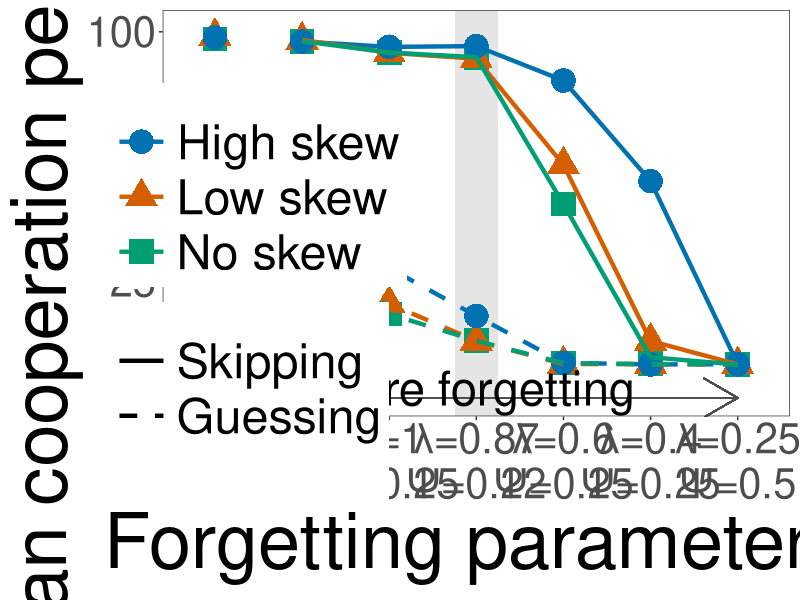
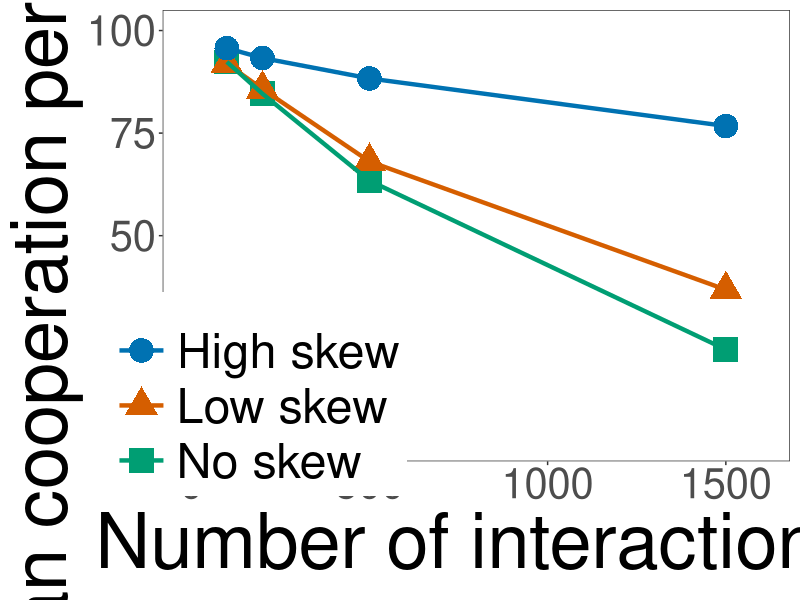
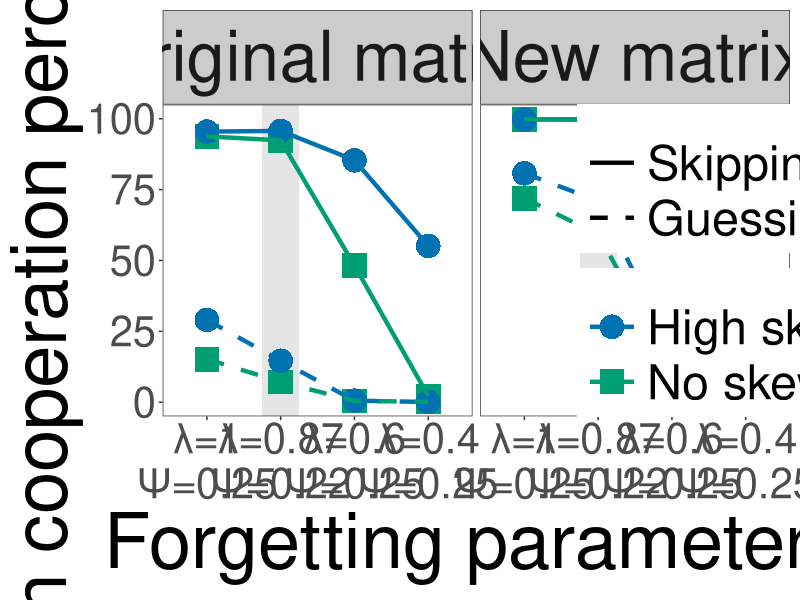
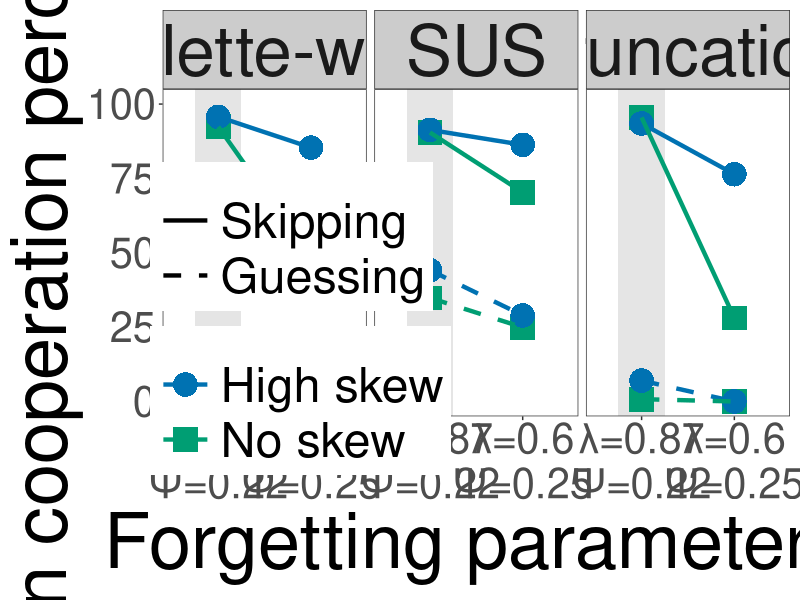
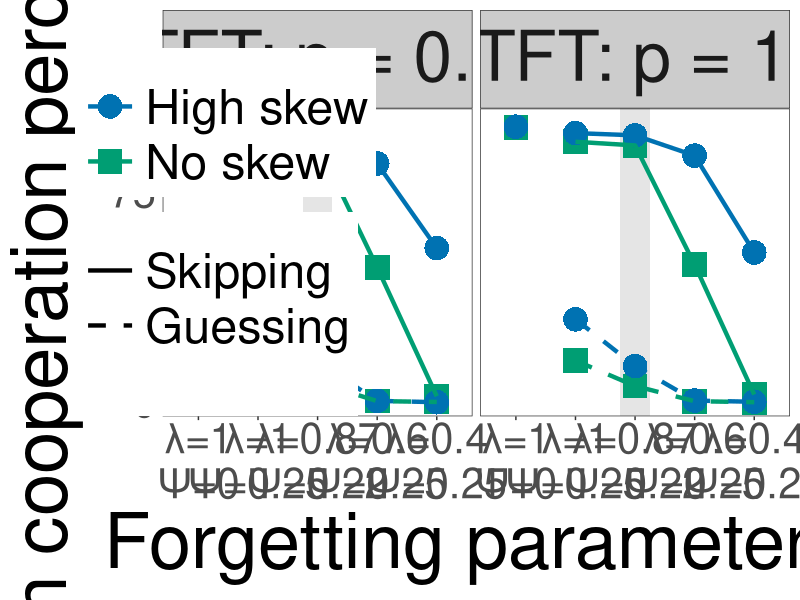
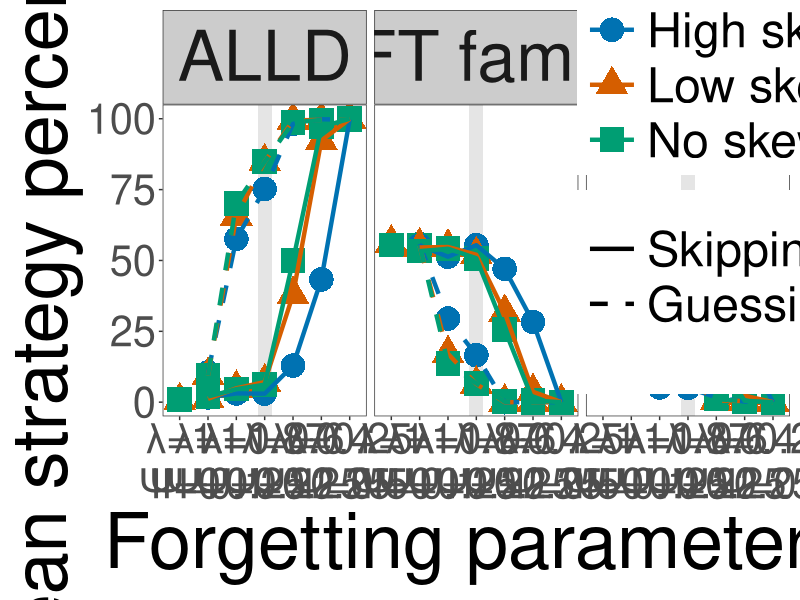
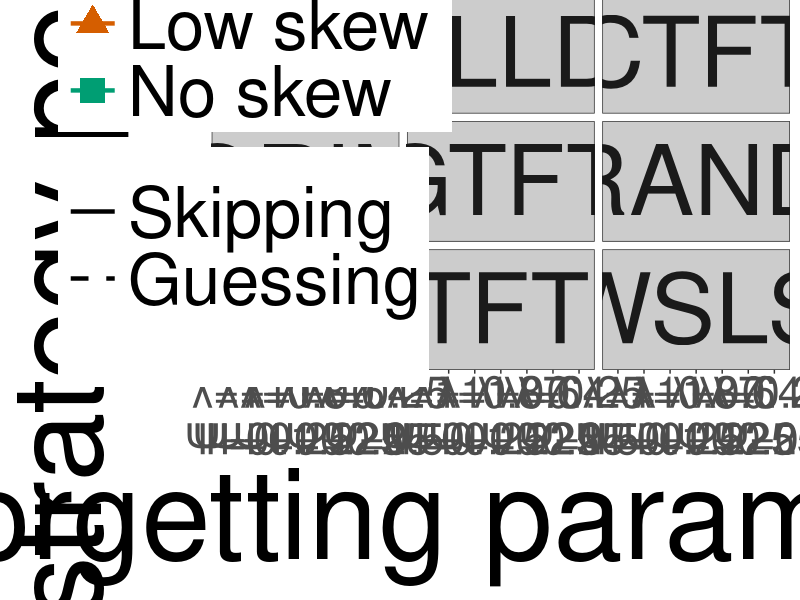
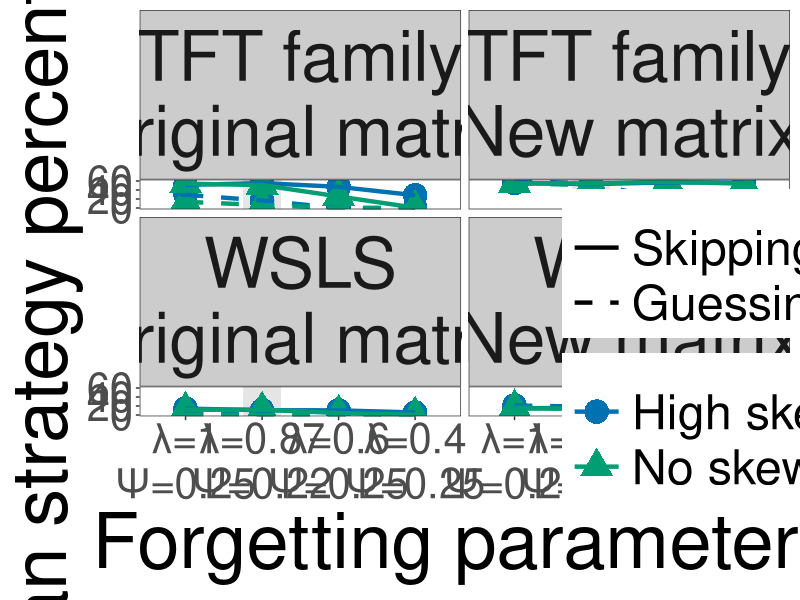

R code for these plots, in order:
###################################################
### stevens_etal_2018_rcode.R
### Created by Jeffrey R. Stevens on 07 Aug 2015 (jeffrey.r.stevens@gmail.com),
###  Current version: 30 May 2018
### Citation: Stevens, Stevens JR, Woike JK, Schooler LJ, Lindner S, Pachur T. 2018 
###   Social contact patterns can buffer costs of forgetting in the evolution of 
###   cooperation. Proceedings of the Royal Society of London: Series B, 20180407. 
###   http://dx.doi.org/10.1098/rspb.2018.0407
### Summary: This script generates plots of memory functions and effects of
###   skew and forgetting on cooperation rates and strategy evolution
### Instructions: Place this file and the data file (stevens_etal_2018_data.csv)
### 	in the same directory. Create a directory called 'figures'.
###   Set the R working directory to the directory with this R script.  
###   At the R command prompt, type
### 	> source("stevens_etal_2018_rcode.R")
### 	This will run the script, adding all of the calculated variables to the
### 	workspace and saving PNG versions of the figures in the figures directory.
### Uses: This script can be reproduced and modified for personal and scientific use.
### Data files:
###  stevens_etal_2018_data--data for agent-based, evolutionary simulation of repeated
###		prisoner's dilemma games
###		measure - describes the type of measure: Cooperation (proportion of interactions
###			with cooperation in last generation), strategies (ALLC, ALLD, etc.: proportion
###			of agents in the population in last generation that play that strategy),
###			Robustness (proportion of interactions with cooperation in the last generation
###			for the additional simultions checking the robustness to interaction number)
###		lambda - starting point parameter for Wickelgren's (1974) forgetting function
###		psi - decay parameter for Wickelgren's (1974) forgetting function
###		memory_error_type - type of memory error (guessing error, skipping error,
###			or perfect memory with no error)
###		skew - degree of skew in the distribution of contact frequency (high, low, no skew)
###		interactions - number of interactions experienced by agents (100, 300, 600, or 1100)
###		mean - mean proportion of cooperation or mean proportion of agents in population
###		sd - standard deviation of proportion of cooperation or proportion of agents in population
###################################################

################
### Clear and define variables, load libraries
################
options(warn = -1)  # disable warnings

suppressPackageStartupMessages(library(car))      # needed for Recode
library(ggplot2)  # needed for plots

col.blind <- c("#0072B2", "#D55E00", "#009E73", "#E69F00", "#F0E442", "#CC79A7", "#56B4E9", "black")   # create vector of color-blind friendly colors for figures

total_interactions <- round(39 * 4500 * 1000 * 250 / 1000000000, 1)	# calculate total number of interactions in simulations (excluding robustness simulations)

################
### Prepare simulation data
################
sim_data <- read.csv("stevens_etal_2018_data.csv") # read in data file
sim_data$percent <- sim_data$mean * 100       # convert proportions to percentages
sim_data$quant_skew <- as.numeric(as.character(sim_data$skew)) # copy skew to numeric quantitative skew column
sim_data$skew <- factor(sim_data$skew, levels = c("No skew", "Low skew", "High skew"))  # reorder skew levels
sim_data$forget_rate <- as.factor(paste(paste("λ=", round(sim_data$lambda, 2), sep = ""), paste("Ψ=", round(sim_data$psi, 2), sep = ""), sep = "\n"))  # create forget_rate column
sim_data$memory_condition <- paste(sim_data$memory_error_type, sim_data$forget_rate, sep = "\n") # create memory_condition column
sim_data$forget_skew <- as.factor(paste(sim_data$memory_error_type, sim_data$skew, sep = ", ")) # create forget_skew column
sim_data$forget_rate <- factor(sim_data$forget_rate, levels = c("λ=1\nΨ=0", "λ=1\nΨ=0.1", "λ=1\nΨ=0.25", "λ=0.87\nΨ=0.22", "λ=0.6\nΨ=0.25", "λ=0.4\nΨ=0.25", "λ=0.25\nΨ=0.5"))  # reorder forget_rate levels
sim_data <- sim_data[order(sim_data$forget_rate), ] # reorder data frame by forget_rate

################
### Create cooperation rate plots
################

########
### Prepare cooperation data
########
coop_data <- subset(sim_data, measure == "Cooperation") # subset cooperation data
coop_data$forget_skew <- factor(coop_data$forget_skew)  # remove unused factor levels
coop_forget <- aggregate(mean ~ memory_error_type, data = coop_data, FUN = "mean")  # calculate mean cooperation rate for each memory eror type (Skipping or guessing)

# Calculate differences in cooperation rates between memory conditions
coop_guessing_min <- 100 - round(coop_data$mean[coop_data$memory_condition == "Guessing\nλ=1\nΨ=0.25" & coop_data$skew == "No skew"] * 100, 0)
coop_guessing_max <- 100 - round(coop_data$mean[coop_data$memory_condition == "Guessing\nλ=1\nΨ=0.25" & coop_data$skew == "High skew"] * 100, 0)
coop_guessing_diff_max <- round((coop_data$mean[coop_data$memory_condition == "Guessing\nλ=1\nΨ=0.25" & coop_data$skew == "High skew"] - coop_data$mean[coop_data$memory_condition == "Guessing\nλ=1\nΨ=0.25" & coop_data$skew == "No skew"]) * 100, 0)
coop_guessing_diff_emp <- round((coop_data$mean[coop_data$memory_condition == "Guessing\nλ=0.87\nΨ=0.22" & coop_data$skew == "High skew"] - coop_data$mean[coop_data$memory_condition == "Guessing\nλ=0.87\nΨ=0.22" & coop_data$skew == "No skew"]) * 100, 0)
coop_skipping_diff_max <- round((coop_data$mean[coop_data$memory_condition == "Skipping\nλ=0.4\nΨ=0.25" & coop_data$skew == "High skew"] - coop_data$mean[coop_data$memory_condition == "Skipping\nλ=0.4\nΨ=0.25" & coop_data$skew == "No skew"]) * 100, 0)
coop_skipping_diff_emp <- round((coop_data$mean[coop_data$memory_condition == "Skipping\nλ=0.87\nΨ=0.22" & coop_data$skew == "High skew"] - coop_data$mean[coop_data$memory_condition == "Skipping\nλ=0.87\nΨ=0.22" & coop_data$skew == "No skew"]) * 100, 0)

## Robustness data
coop_robust_means <- subset(sim_data, (measure == "Cooperation" & lambda == 0.87 & psi == 0.22 & memory_error_type == "Skipping" & interactions == 100) | measure == "Robustness")	# subset data from robustness simulations
coop_robust_means <- coop_robust_means[order(coop_robust_means$interactions), ] # reorder data frame by interactions

## Matrix 2 data
coop2_data <- subset(coop_data, psi != 0.1 & psi != 0.5 & skew != "Low skew") # subset conditions used for matrix 2
matrix2_data <- subset(sim_data, measure == "Matrix2")  # subset matrix 2 data
coop_matrix2_data <- rbind(coop2_data, matrix2_data)  # combine matrix 1 and 2 data
coop_matrix2_data <- subset(coop_matrix2_data, memory_error_type != "Perfect")  # subset conditions with memory errors
coop_matrix2_data$matrix <- Recode(coop_matrix2_data$measure, "'Cooperation'='Original matrix';'Matrix2'='New matrix'") # recode matrix names
coop_matrix2_data$matrix <- factor(coop_matrix2_data$matrix, levels = c("Original matrix", "New matrix")) # reorder matrix labels
coop_matrix2_data$memory_error_type <- factor(coop_matrix2_data$memory_error_type)	# remove unused levels
coop_matrix2_data$skew <- factor(coop_matrix2_data$skew)	# remove unused levels

# Operator data
coop3_data <- subset(coop_data, (lambda == 0.87 | lambda == 0.6) & skew != "Low skew")  # subset conditions used for different selection operators
coop3_data$measure <- "Roulette-wheel"  # rename measure
operator_data <- subset(sim_data, measure == "Truncation" | measure == "SUS") # subset different selection operator data
coop_operator_data <- rbind(coop3_data, operator_data)  # combine selection operator data
coop_operator_data$measure <- factor(coop_operator_data$measure)	# remove unused levels

# GTFT data
coop_gtft_data <- subset(sim_data, (measure == "Cooperation" | measure == "GTFTp1") & (skew == "High skew" | skew == "No skew") & psi %in% c(0, 0.25, 0.22))

# Change in action data
abs_change_data <- subset(sim_data, measure == "AbsChange")
net_change_data <- subset(sim_data, measure == "NetChange")

########
### Plot cooperation plots
########
skew_levels <- c("High skew", "Low skew", "No skew")  # assign name of skew conditions

# Plot cooperation rates by forgetting rate, type of memory error, and contact pattern skew
coop_data$skew <- factor(coop_data$skew, levels = c("High skew", "Low skew", "No skew"))
coop_data$memory_error_type <- factor(coop_data$memory_error_type, levels = c("Skipping", "Guessing", "Perfect"))

robust_coop_plot <- ggplot(coop_data, aes(x = forget_rate, y = percent, color = skew, shape = skew, linetype = memory_error_type)) +  # create plot
  geom_point(size = 8) +  # plot points
  geom_rect(aes(xmin = 3.75, xmax = 4.25), ymin = -Inf, ymax = Inf, fill = "grey90", inherit.aes = FALSE) +  # add shading for empirical parameters
  geom_point(size = 8) +  # plot points
  geom_line(aes(group = forget_skew), size = 1.5) +  # plot lines
  labs(x = "Forgetting parameters", y = "Mean cooperation percentage") +  # label axes
  ylim(-10, 101) +  # limit y axis
  scale_color_manual(values = col.blind[1:3], name = "") +  # define colors
  scale_shape_manual(values = c(16, 17, 15), name = "") +  # define shapes
  scale_linetype_manual(values = c(1, 2, 0), name = "", labels = c("Skipping", "Guessing", "")) +  # define linetypes
  geom_segment(aes(x = 1, y = -10, xend = 7, yend = -10), color = "grey30", arrow = arrow(length = unit(1, "cm")), inherit.aes = FALSE) +  # add arrow
  annotate("text", x = 4, y = -7, label = "More forgetting", size = 12) + # add text "More forgetting"
  theme_bw() +  # use bw theme
  theme(axis.title=element_text(size=55), axis.text=element_text(size=30), legend.text=element_text(size=35), legend.position = c(0.15, 0.3), legend.key.size = unit(2.75, 'lines'), legend.title = NULL, panel.grid.major = element_blank(), panel.grid.minor = element_blank(), plot.margin = grid::unit(c(0.5, 0.5, 0.75, 0.5), "lines"))  # adjust font sizes, legends
png(filename = "figures/cooperation_rate.png", width = 1000, height = 900)  # open plot device
plot(robust_coop_plot)	# print plot
dev.off()		# close plot device

# Plot cooperation rates by forgetting rate, type of memory error, and contact pattern skew for robustness simulations
coop_robust_means$skew <- factor(coop_robust_means$skew, levels = c("High skew", "Low skew", "No skew"))  # reorder levels
robust_coop_plot <- ggplot(coop_robust_means, aes(x = interactions, y = percent, color = skew, shape = skew)) +  # create plot
  geom_point(size = 8) +  # plot points
  geom_line(aes(group = skew), size = 1.5) +  # plot lines
  labs(x = "Number of interactions", y = "Mean cooperation percentage") +  # label axes
  lims(x = c(0, 1600), y = c(0, 100)) +  # limit y axis
  scale_color_manual(values = col.blind[1:3], name = "") +  # define colors
  scale_shape_manual(values = c(16, 17, 15), name = "") +  # define shapes
  theme_bw() +  # use bw theme
  theme(axis.title=element_text(size=55), axis.text=element_text(size=30), legend.text=element_text(size=35), legend.position = c(0.15, 0.15), legend.key.size = unit(2.75, 'lines'), legend.title = NULL, panel.grid.major = element_blank(), panel.grid.minor = element_blank(), plot.margin = grid::unit(c(0.5, 0.5, 0.75, 0.5), "lines"))  # adjust font sizes, legends
png(filename = "figures/robust_cooperation.png", width = 1000, height = 900)  # open plot device
plot(robust_coop_plot)	# print plot
dev.off()		# close plot device

# Plot cooperation rates by payoff matrix, forgetting rate, type of memory error, and contact pattern skew
coop_matrix2_data$skew <- factor(coop_matrix2_data$skew, levels = c("High skew", "Low skew", "No skew"))   # reorder skew factors
coop_matrix2_data$memory_error_type <- factor(coop_matrix2_data$memory_error_type, levels = c("Skipping", "Guessing", "Perfect"))   # reorder memory error types

coop_matrix_plot <- ggplot(coop_matrix2_data, aes(x = forget_rate, y = percent, color = skew, shape = skew, linetype = memory_error_type)) +  # create plot
  facet_wrap(~matrix) +  # create separate facets for matrices
  geom_point(size = 8) +  # plot points
  geom_rect(aes(xmin = 1.75, xmax = 2.25), ymin = -Inf, ymax = Inf, fill = "grey90", inherit.aes = FALSE) +  # add shading for empirical parameters
  geom_point(size = 8) +  # plot points
  geom_line(aes(group = forget_skew), size = 1.5) +  # plot lines
  labs(x = "Forgetting parameters", y = "Mean cooperation percentage") +  # label axes
  ylim(0, 100) +  # limit y axis
  scale_color_manual(values = col.blind[c(1, 3)], name = "") +  # define colors
  scale_shape_manual(values = c(16, 15), name = "") +  # define shapes
  scale_linetype_manual(values = c(1, 2), name = "") +  # define linetypes
  theme_bw() +  # use bw theme
  theme(axis.title=element_text(size=55), axis.text=element_text(size=30), legend.text=element_text(size=35), legend.position = c(0.9, 0.5), legend.key.size = unit(2.75, 'lines'), legend.title = NULL, strip.text.x = element_text(size = 50, margin = margin(3,0,4,0, "mm")), strip.background = element_rect(fill="grey80"), panel.grid.major = element_blank(), panel.grid.minor = element_blank(), plot.margin = grid::unit(c(0.5, 0.5, 0.75, 0.5), "lines"))  # adjust font sizes, legends
png(filename = "figures/cooperation_matrix.png", width = 1500, height = 900)  # open plot device
plot(coop_matrix_plot)	# print plot
dev.off()		# close plot device

# Plot cooperation rates by selection operator, forgetting rate, type of memory error, and contact pattern skew
coop_operator_data$skew <- factor(coop_operator_data$skew, levels = c("High skew", "No skew"))   # reorder skew factors
coop_operator_data$memory_error_type <- factor(coop_operator_data$memory_error_type, levels = c("Skipping", "Guessing"))   # reorder memory error types

coop_operator_plot <- ggplot(coop_operator_data, aes(x = forget_rate, y = percent, color = skew, shape = skew, linetype = memory_error_type)) +  # create plot
  facet_wrap(~measure) +  # create separate facets for operators
  geom_point(size = 8) +  # plot points
  geom_rect(aes(xmin = 0.75, xmax = 1.25), ymin = -Inf, ymax = Inf, fill = "grey90", inherit.aes = FALSE) +  # add shading for empirical parameters
  geom_point(size = 8) +  # plot points
  geom_line(aes(group = forget_skew), size = 1.5) +  # plot lines
  labs(x = "Forgetting parameters", y = "Mean cooperation percentage") +  # label axes
  ylim(0, 100) +  # limit y axis
  scale_color_manual(values = col.blind[c(1, 3)], name = "") +  # define colors
  scale_shape_manual(values = c(16, 15), name = "") +  # define shapes
  scale_linetype_manual(values = c(1, 2), name = "") +  # define linetypes
  theme_bw() +  # use bw theme
  theme(axis.title=element_text(size=55), axis.text=element_text(size=30), legend.text=element_text(size=35), legend.position = c(0.22, 0.3), legend.key.size = unit(2.75, 'lines'), legend.title = NULL, strip.text.x = element_text(size = 50), strip.background = element_rect(fill="grey80"), panel.grid.major = element_blank(), panel.grid.minor = element_blank(), plot.margin = grid::unit(c(0.5, 0.5, 0.75, 0.5), "lines"))  # adjust font sizes, legends
png(filename = "figures/cooperation_operator.png", width = 1500, height = 900)  # open plot device
plot(coop_operator_plot)	# print plot
dev.off()		# close plot device

# Plot cooperation rates by GTFT type, forgetting rate, type of memory error, and contact pattern skew
coop_gtft_data$skew <- factor(coop_gtft_data$skew, levels = c("High skew", "No skew"))   # reorder skew factors
coop_gtft_data$memory_error_type <- factor(coop_gtft_data$memory_error_type, levels = c("Skipping", "Guessing", "Perfect"))   # reorder memory error types
coop_gtft_data$measure <- factor(coop_gtft_data$measure, labels = c("GTFT: p = 0.99", "GTFT: p = 1.0"))

coop_gtft_plot <- ggplot(coop_gtft_data, aes(x = forget_rate, y = percent, color = skew, shape = skew, linetype = memory_error_type)) +  # create plot
  facet_wrap(~measure) +  # create separate facets for GTFT types
  geom_point(size = 8) +  # plot points
  geom_rect(aes(xmin = 2.75, xmax = 3.25), ymin = -Inf, ymax = Inf, fill = "grey90", inherit.aes = FALSE) +  # add shading for empirical parameters
  geom_point(size = 8) +  # plot points
  geom_line(aes(group = forget_skew), size = 1.5) +  # plot lines
  labs(x = "Forgetting parameters", y = "Mean cooperation percentage") +  # label axes
  ylim(0, 100) +  # limit y axis
  scale_color_manual(values = col.blind[c(1, 3)], name = "") +  # define colors
  scale_shape_manual(values = c(16, 15), name = "") +  # define shapes
  scale_linetype_manual(values = c(1, 2, 0), name = "", labels = c("Skipping", "Guessing", "")) +  # define linetypes
  theme_bw() +  # use bw theme
  theme(axis.title=element_text(size=55), axis.text=element_text(size=30), legend.text=element_text(size=35), legend.position = c(0.1, 0.6), legend.key.size = unit(2.75, 'lines'), legend.title = NULL, strip.text.x = element_text(size = 50, margin = margin(3,0,5,0, "mm")), strip.background = element_rect(fill="grey80"), panel.grid.major = element_blank(), panel.grid.minor = element_blank(), plot.margin = grid::unit(c(0.5, 0.5, 0.75, 0.5), "lines"))  # adjust font sizes, legends
png(filename = "figures/cooperation_gtft.png", width = 1500, height = 900)  # open plot device
plot(coop_gtft_plot)	# print plot
dev.off()		# close plot device

################
### Create strategy frequency plots
################

########
### Three strategies
########
# Prepare data
three_strategies <- subset(sim_data, measure %in% c("ALLD", "GRIM", "TFT family"))  # subset data from ALLD, GRIM, and TFT family
three_strategies$measure <- factor(three_strategies$measure, levels = c("ALLD", "TFT family", "GRIM"))  # reorder strategy levels
three_strategies$forget_skew <- factor(three_strategies$forget_skew)  # remove unused factor levels
three_strategies$skew <- factor(three_strategies$skew, levels = c("High skew", "Low skew", "No skew"))  # reorder strategy levels
three_strategies$memory_error_type <- factor(three_strategies$memory_error_type, levels = c("Skipping", "Guessing", "Perfect"))  # reorder strategy levels

# Plot strategy frequencies by forgetting rate, type of memory error, and contact pattern skew
three_strategies_plot <- ggplot(three_strategies, aes(x = forget_rate, y = percent, color = skew, shape = skew, linetype = memory_error_type)) +  # create plot
  facet_wrap(~measure, as.table = F) +  # create separate facets for strategies
  geom_point(size = 5) +  # plot points
  geom_rect(aes(xmin = 3.75, xmax = 4.25), ymin = -Inf, ymax = Inf, fill = "grey90", inherit.aes = FALSE) +  # add shading for empirical parameters
  geom_point(size = 8) +  # plot points
  geom_line(aes(group = forget_skew), size = 1.5) +  # plot lines
  labs(x = "Forgetting parameters", y = "Mean strategy percentage") +  # label axes
  # ylim(0, 100) +  # limit y axis
  scale_color_manual(values = col.blind[1:3], name = "") +  # define colors
  scale_shape_manual(values = c(16, 17, 15), name = "") +  # define shapes
  scale_linetype_manual(values = c(1, 2, 0), name = "", labels = c("Skipping", "Guessing", "")) +  # define linetypes
  theme_bw() +  # use bw theme
  theme(axis.title=element_text(size=55), axis.text=element_text(size=30), legend.text=element_text(size=35), legend.position = c(0.9, 0.75), legend.key.size = unit(2.75, 'lines'), legend.title = NULL, strip.text.x = element_text(size = 50, margin = margin(3,0,4,0, "mm")), strip.background = element_rect(fill="grey80"), panel.grid.major = element_blank(), panel.grid.minor = element_blank(), plot.margin = grid::unit(c(0.5, 0.5, 0.75, 0.5), "lines"))  # adjust font sizes, legends
png(filename = "figures/three_strategies.png", width = 2400, height = 900)  # open plot device
plot(three_strategies_plot)	# print plot
dev.off()		# close plot device

########
### All strategies
########
# Prepare data
all_strategies <- subset(sim_data, measure %in% c("ALLC", "ALLD", "CTFT", "GRIM", "GTFT", "RAND", "TF2T", "TFT", "WSLS"))  # subset data from nine strategies
all_strategies$forget_skew <- factor(all_strategies$forget_skew)  # remove unused factor levels
all_strategies$skew <- factor(all_strategies$skew, levels = c("High skew", "Low skew", "No skew"))  # reorder strategy levels
all_strategies$memory_error_type <- factor(all_strategies$memory_error_type, levels = c("Skipping", "Guessing", "Perfect"))  # reorder strategy levels

# Plot strategy frequencies by forgetting rate, type of memory error, and contact pattern skew
all_strategies_plot <- ggplot(all_strategies, aes(x = forget_rate, y = percent, color = skew, shape = skew, linetype = memory_error_type)) +  # create plot
  facet_wrap(~measure) +  # create separate facets for strategies
  geom_point(size = 5) +  # plot points
  geom_rect(aes(xmin = 3.75, xmax = 4.25), ymin = -Inf, ymax = Inf, fill = "grey90", inherit.aes = FALSE) +  # add shading for empirical parameters
  geom_point(size = 8) +  # plot points
  geom_line(aes(group = forget_skew), size = 1.5) +  # plot lines
  labs(x = "Forgetting parameters", y = "Mean strategy percentage") +  # label axes
  # ylim(0, 100) +  # limit y axis
  scale_color_manual(values = col.blind[1:3], name = "") +  # define colors
  scale_shape_manual(values = c(16, 17, 15), name = "") +  # define shapes
  scale_linetype_manual(values = c(1, 2, 0), name = "", labels = c("Skipping", "Guessing", "")) +  # define linetypes
  theme_bw() +  # use bw theme
  theme(axis.title=element_text(size=90), axis.text=element_text(size=31), legend.text=element_text(size=50), legend.position = c(0.075, 0.9), legend.key.size = unit(2.75, 'lines'), legend.title = NULL, strip.text.x = element_text(size = 70, margin = margin(3,0,4,0, "mm")), strip.background = element_rect(fill="grey80"), panel.grid.major = element_blank(), panel.grid.minor = element_blank(), plot.margin = grid::unit(c(0.5, 0.5, 1.5, 0.5), "lines"))  # adjust font sizes, legends
png(filename = "figures/all_strategies.png", width = 2400, height = 2700)  # open plot device
plot(all_strategies_plot)	# print plot
dev.off()		# close plot device

########
### Payoff matrix comparison
########
# Prepare data
payoff_strategies <- subset(sim_data, measure %in% c("WSLS", "TFT family", "WSLS2", "TFT family2"))  # subset data from ALLD, GRIM, and TFT family
payoff_strategies$measure <- factor(payoff_strategies$measure, levels = c("WSLS", "TFT family", "WSLS2", "TFT family2"))  # reorder strategy levels
payoff_strategies$forget_skew <- factor(payoff_strategies$forget_skew)  # remove unused factor levels
payoff_mem_cond <- unique(subset(payoff_strategies, measure %in% c("WSLS2", "TFT family2"))$memory_condition)  # find memory conditions for matrix 2 data
payoff_forget_skew <- unique(subset(payoff_strategies, measure %in% c("WSLS2", "TFT family2"))$forget_skew)  # find forgetting type and skew conditions for matrix 2 data
payoff_strategies_matrix2 <- subset(payoff_strategies, memory_condition %in% payoff_mem_cond & forget_skew %in% payoff_forget_skew)  # remove conditions not tested with matrix 2
payoff_strategies_matrix2$matrix <- as.factor(ifelse(payoff_strategies_matrix2$measure %in% c("WSLS2", "TFT family2"), "Matrix 2", "Matrix 1"))  # subset relevant data

payoff_strategies_matrix2$skew <- factor(payoff_strategies_matrix2$skew, levels = c("High skew", "No skew"))   # reorder skew factors
payoff_strategies_matrix2 <- subset(payoff_strategies_matrix2, memory_error_type != "Perfect")  # remove perfect memory conditions
payoff_strategies_matrix2$memory_error_type <- factor(payoff_strategies_matrix2$memory_error_type, levels = c("Skipping", "Guessing"))   # reorder memory error types
payoff_strategies_matrix2$measure <- factor(payoff_strategies_matrix2$measure, levels = c("WSLS", "WSLS2", "TFT family", "TFT family2"))  # reorder strategy order
payoff_strategies_matrix2$measure <- factor(payoff_strategies_matrix2$measure, labels = c("WSLS\nOriginal matrix", "WSLS\nNew matrix", "TFT family\nOriginal matrix", "TFT family\nNew matrix")) # relabel measures

# Plot strategy frequencies by forgetting rate, type of memory error, and contact pattern skew
payoff_strategies_plot <- ggplot(payoff_strategies_matrix2, aes(x = forget_rate, y = percent, color = skew, shape = skew, linetype = memory_error_type)) +  # create plot
  facet_wrap(~measure, as.table = F) +  # create separate facets for strategies
  geom_point(size = 5) +  # plot points
  geom_rect(aes(xmin = 1.75, xmax = 2.25), ymin = -Inf, ymax = Inf, fill = "grey90", inherit.aes = FALSE) +  # add shading for empirical parameters
  geom_point(size = 8) +  # plot points
  geom_line(aes(group = forget_skew), size = 1.5) +  # plot lines
  labs(x = "Forgetting parameters", y = "Mean strategy percentage") +  # label axes
  # ylim(0, 100) +  # limit y axis
  scale_color_manual(values = col.blind[c(1, 3)], name = "") +  # define colors
  scale_shape_manual(values = c(16, 17), name = "") +  # define shapes
  scale_linetype_manual(values = c(1, 2), name = "") +  # define linetypes
  theme_bw() +  # use bw theme
  theme(axis.title=element_text(size=55), axis.text=element_text(size=30), legend.text=element_text(size=35), legend.position = c(0.88, 0.3), legend.key.size = unit(2.75, 'lines'), legend.title = NULL, strip.text.x = element_text(size = 50, margin = margin(3,0,4,0, "mm")), strip.background = element_rect(fill="grey80"), panel.grid.major = element_blank(), panel.grid.minor = element_blank(), plot.margin = grid::unit(c(0.5, 0.5, 0.75, 0.5), "lines"))  # adjust font sizes, legends
png(filename = "figures/matrix_strategies.png", width = 1200, height = 1200)  # open plot device
plot(payoff_strategies_plot)	# print plot
dev.off()		# close plot device

################
### Create change in action plot
################
## Absolute change
abs_change_data$skew <- factor(abs_change_data$skew, levels = c("High skew", "No skew"))  # reorder levels
abs_change_data$memory_error_type <- factor(abs_change_data$memory_error_type, levels = c("Skipping", "Guessing"))  # reorder levels

abs_change_plot <- ggplot(abs_change_data, aes(x = forget_rate, y = percent, color = skew, shape = skew, linetype = memory_error_type)) +  # create plot
  geom_point(size = 8) +  # plot points
  geom_rect(aes(xmin = 1.75, xmax = 2.25), ymin = -Inf, ymax = Inf, fill = "grey90", inherit.aes = FALSE) +  # add shading for empirical parameters
  geom_point(size = 8) +  # plot points
  geom_line(aes(group = forget_skew), size = 1.5) +  # plot lines
  labs(x = "Forgetting parameters", y = "Mean total percent\nchange in actions") +  # label axes
  ylim(0, 25) +  # limit y axis
  scale_color_manual(values = col.blind[c(1, 3)], name = "") +  # define colors
  scale_shape_manual(values = c(16, 15), name = "") +  # define shapes
  scale_linetype_manual(values = c(1, 2), name = "", labels = c("Skipping", "Guessing", "")) +  # define linetypes
  theme_bw() +  # use bw theme
  theme(axis.title=element_text(size=55), axis.text=element_text(size=30), legend.text=element_text(size=35), legend.position = c(0.8, 0.5), legend.key.size = unit(2.75, 'lines'), legend.title = NULL, panel.grid.major = element_blank(), panel.grid.minor = element_blank(), plot.margin = grid::unit(c(0.5, 0.5, 0.75, 0.5), "lines"))  # adjust font sizes, legends
png(filename = "figures/abs_change.png", width = 1000, height = 900)  # open plot device
plot(abs_change_plot)	# print plot
dev.off()		# close plot device

## Net change
net_change_data$skew <- factor(net_change_data$skew, levels = c("High skew", "No skew"))  # reorder levels
net_change_data$memory_error_type <- factor(net_change_data$memory_error_type, levels = c("Skipping", "Guessing"))  # reorder levels

net_change_plot <- ggplot(net_change_data, aes(x = forget_rate, y = percent, color = skew, shape = skew, linetype = memory_error_type)) +  # create plot
  geom_point(size = 8) +  # plot points
  geom_rect(aes(xmin = 1.75, xmax = 2.25), ymin = -Inf, ymax = Inf, fill = "grey90", inherit.aes = FALSE) +  # add shading for empirical parameters
  geom_point(size = 8) +  # plot points
  geom_line(aes(group = forget_skew), size = 1.5) +  # plot lines
  geom_hline(yintercept = 0, col = "grey50") + # add line at 0
  labs(x = "Forgetting parameters", y = "Mean percent shift\ntoward cooperation") +  # label axes
  scale_color_manual(values = col.blind[c(1, 3)], name = "") +  # define colors
  scale_shape_manual(values = c(16, 15), name = "") +  # define shapes
  scale_linetype_manual(values = c(1, 2), name = "", labels = c("Skipping", "Guessing", "")) +  # define linetypes
  theme_bw() +  # use bw theme
  theme(axis.title=element_text(size=55), axis.text=element_text(size=30), legend.text=element_text(size=35), legend.position = c(0.8, 0.5), legend.key.size = unit(2.75, 'lines'), legend.title = NULL, panel.grid.major = element_blank(), panel.grid.minor = element_blank(), plot.margin = grid::unit(c(0.5, 0.5, 0.75, 0.5), "lines"))  # adjust font sizes, legends
png(filename = "figures/net_change.png", width = 1000, height = 900)  # open plot device
plot(net_change_plot)	# print plot
dev.off()		# close plot device

################
### Create memory functions plot
################
# Prepare data
memory_data <- data.frame(lambda = rep(c(1, 1, 1, 0.87, 0.6, 0.4, 0.25), each = 50), psi = rep(c(0, 0.1, 0.25, 0.25, 0.22, 0.25, 0.5), each = 50), interactions = rep(0:49, times = 7))  # create memory data frame
memory_data$accuracy <- memory_data$lambda * (memory_data$interactions + 1) ^ - (memory_data$psi)   # calculate memory accuracy
memory_data$forget_rate <- as.factor(paste(paste("λ=", round(memory_data$lambda, 2), sep = ""), paste("Ψ=", round(memory_data$psi, 2), sep = ""), sep = "\n"))      # create forget_rate column
memory_data$forget_rate <- factor(memory_data$forget_rate)	# remove unused levels

# Plot memory functions for different forgetting parameter values
memory_function_plot <- ggplot(memory_data, aes(x = interactions, y = accuracy, color = forget_rate)) + # create plot
  geom_line(aes(group = forget_rate), size = 1.5) + # plot lines
  labs(x = "Intervening interactions (k)", y = "Probability of remembering") +  # label axes
  ylim(0, 1) +  # set y-axis limits
  scale_color_manual(values = col.blind, name = "") +  # define colors
  annotate("text", x = 40, y = 0.96, label = "λ=1, Ψ=0", size = 12) + # add line label
  annotate("text", x = 40, y = 0.74, label = "λ=1, Ψ=0.1", size = 12) + # add line label
  annotate("text", x = 40, y = 0.44, label = "λ=1, Ψ=0.25", size = 12) + # add line label
  annotate("text", x = 40, y = 0.31, label = "λ=0.87, Ψ=0.22", size = 12) + # add line label
  annotate("text", x = 40, y = 0.22, label = "λ=0.60, Ψ=0.25", size = 12) + # add line label
  annotate("text", x = 40, y = 0.12, label = "λ=0.40, Ψ=0.25", size = 12) + # add line label
  annotate("text", x = 40, y = 0.01, label = "λ=0.25, Ψ=0.5", size = 12) + # add line label
  theme_bw() +  # use bw theme
  theme(axis.title=element_text(size=55), axis.text=element_text(size=30), legend.text=element_text(size=35), legend.position = "none", legend.title = NULL, panel.grid.major = element_blank(), panel.grid.minor = element_blank(), plot.margin = grid::unit(c(0.5, 0.5, 0.75, 0.5), "lines"))  # adjust font sizes, legends
png(filename = "figures/memory_functions.png", width = 1000, height = 900)  # open plot device
plot(memory_function_plot)	# print plot
dev.off()			# close plot device

################
### Create skew plot
################
# Prepare data
no_skew <- rep(10, 10)														# create vector of no skew contact frequencies
low_skew <- c(19, 16, 14, 11, 10, 8, 7, 6, 5, 4)	# create vector of low skew contact frequencies
high_skew <- c(33, 23, 15, 10, 7, 5, 3, 2, 1, 1)	# create vector of high skew contact frequencies
members <- 1:10																		# create sequence of network members
p <- seq(0.01, 1, 0.1)														# create sequence of probabilities
empirical <- 100 * (log(p / 1.09)) / -13.5				# create empirical skew pattern
skews <- c("No skew", "Low skew", "High skew", "Empirical skew")		# create vector of skew labels
skew_functions <- data.frame(skew = rep(skews, each = 10), member = rep(members, times = 4), contacts = c(no_skew, low_skew, high_skew, empirical))	# create data frame of skew data
skew_functions$skew <- factor(skew_functions$skew, levels = skews)	# remove unused skew levels

# Plot number of interactions for each network member for each skew type
skew_plot <- ggplot(skew_functions, aes(x = member, y = contacts, color = skew, linetype = skew)) + # create plot
  geom_line(aes(group = skew), size = 3) + # plot lines
  labs(x = "Network member", y = "Number of interactions\nwith network member") +  # label axes
  scale_color_manual(values = c(col.blind[3:1], "black"), name = "") +  # define colors
  scale_linetype_manual(values = c(1, 1, 1, 2), name = "") +  # define colors
  scale_x_continuous(breaks = 1:10) +   # control tick mark placement
  annotate("text", x = 3.25, y = 25, label = "High skew", size = 15, col = col.blind[1]) + # add line label
  annotate("text", x = 9, y = 7.5, label = "Low skew", size = 15, col = col.blind[2]) + # add line label
  annotate("text", x = 8, y = 11.5, label = "No skew", size = 15, col = col.blind[3]) + # add line label
  annotate("text", x = 4.7, y = 20, label = "Empirical skew", size = 15, col = "black") + # add line label
  geom_segment(aes(x = 2.05, xend = 3, y = 18, yend = 20), col = "black") + # add line pointing to empirical line
  theme_bw() +  # use bw theme
  theme(axis.title=element_text(size=55), axis.text=element_text(size=30), legend.text=element_text(size=35), legend.position = "none", legend.title = NULL, panel.grid.major = element_blank(), panel.grid.minor = element_blank(), plot.margin = grid::unit(c(0.5, 0.5, 0.75, 0.5), "lines"))  # adjust font sizes, legends
png(filename = "figures/skew.png", width = 1000, height = 900)  # open plot device
plot(skew_plot)	# print plot
dev.off()		# close plot device
